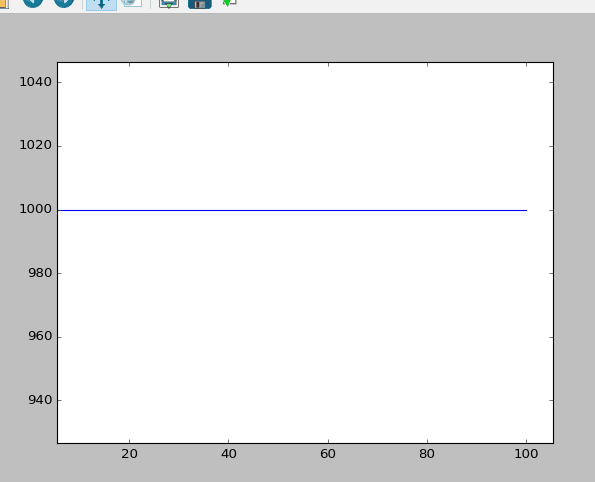

The Python source for this figure:
N_peo=[]
t=[]
a=10
b=0.01
dt=20
N_peo.append(1000)
t.append(0)
end_time=100
for i in range(int(end_time/dt)):
    m=N_peo[i]+(a*N_peo[i]-b*N_peo[i]* N_peo[i])*dt
    N_peo.append(m)
    t.append (dt*(i+1))
    print t[-1],N_peo[-1]
import numpy as np
import matplotlib.pyplot as plt
plt.plot(t,N_peo)
plt.show()
